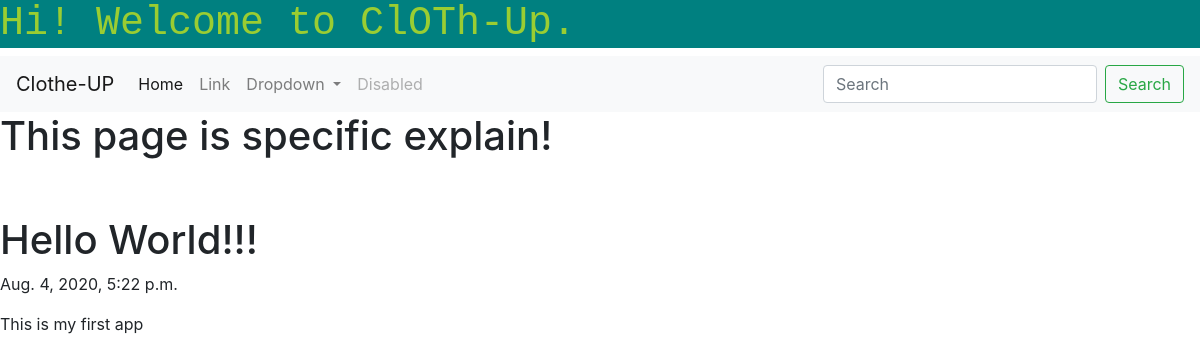
The page /blog/1 on the database its author committed.
### blog_app/models.py (models this page shows, shortened)
class BlogApp(models.Model):
    title = models.CharField(max_length=200)
    pub_date = models.DateTimeField('date published')
    body = models.TextField()

### blog_app/views.py (the view)
# urls.py: path('<int:blog_id>', views.detail, name='detail'),
def detail(request,blog_id):
    details = get_object_or_404(BlogApp, pk = blog_id)
    return render(request, 'detail.html', {'details' : details})

### blog_app/templates/detail.html (shortened to what this page needs)
<head>
    <link rel="stylesheet" href="https://stackpath.bootstrapcdn.com/bootstrap/4.5.0/css/bootstrap.min.css">
    </head>
    <body>
    <h1 style="font-family: Courier, monospace; color:yellowgreen; background-color: teal;";> Hi! Welcome to ClOTh-Up.</h1>
    <nav class="navbar navbar-expand-lg navbar-light bg-light">
        <a class="navbar-brand" href="#">Clothe-UP</a>
        <div class="collapse navbar-collapse" id="navbarSupportedContent">
          <ul class="navbar-nav mr-auto">
            <li class="nav-item active">
              <a class="nav-link" href="#">Home <span class="sr-only">(current)</span></a>
            </li>
            <li class="nav-item">
              <a class="nav-link" href="#">Link</a>
            </li>
            <li class="nav-item dropdown">
              <a class="nav-link dropdown-toggle" href="#" id="navbarDropdown" role="button" data-toggle="dropdown" aria-haspopup="true" aria-expanded="false">
                Dropdown
              </a>
            </li>
            <li class="nav-item">
              <a class="nav-link disabled" href="#" tabindex="-1" aria-disabled="true">Disabled</a>
            </li>
          </ul>
          <form class="form-inline my-2 my-lg-0">
            <input class="form-control mr-sm-2" type="search" placeholder="Search" aria-label="Search">
            <button class="btn btn-outline-success my-2 my-sm-0" type="submit">Search</button>
          </form>
        </div>
      </nav>
      <h1>This page is specific explain!</h1>
      <br><br>
        <h1>{{details.title}}</h1>
        <p>{{details.pub_date}}</p>
        <p>{{details.body}}</p>
      </body>

### rows shown on the page
BlogApp: title "Hello World!!!", pub_date "Aug. 4, 2020, 5:22 p.m.", body "This is my first app"
